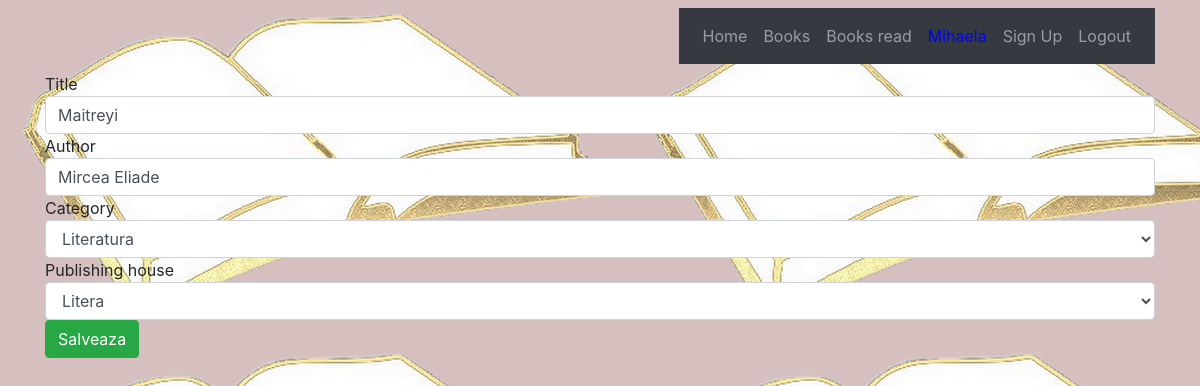
Screenshot of /book/edit_book/1/ (signed in) with the database file from the repository.
### catalog/models.py (models this page shows, shortened)
class Book(models.Model):
    category_choices = (('Literatura', 'Literatura'), ('Economie', 'Economie'),
                        ('Dezvoltare personala', 'Dezvoltare personala'),
                        ('Carti pentru copii', 'Carti pentru copii'))
    publishing_choices = (('Litera', 'Litera'), ('Nemira', 'Nemira'), ('Curtea Veche', 'Curtea veche'), ('RAO', 'RAO'))
    title = models.CharField(max_length=100)
    author = models.CharField(max_length=100)
    category = models.CharField(max_length=30, choices=category_choices)
    publishing_house =models.CharField(max_length=100, choices=publishing_choices)
    active = models.CharField(default=1, max_length=2)

### catalog/views.py (the view, shortened to what this page needs)
# urls.py: path('edit_book/<int:pk>/', views.UpdateBookView.as_view(), name="change"),
class UpdateBookView(LoginRequiredMixin, UpdateView):
    model = Book
    form_class = BooksForm
    template_name = 'catalog/catalog_form.html'
    def get_form_kwargs(self):
        kwargs = super(UpdateBookView, self).get_form_kwargs()
        kwargs.update({'pk':self.kwargs['pk']})
        return kwargs

### catalog/forms.py (shortened to what this page needs)
class BooksForm(forms.ModelForm):
    class Meta:
        model = Book
        fields = ['title', 'author', 'category', 'publishing_house']
        widgets = {
            'title': TextInput(attrs={'placeholder': 'Numele cartii', 'class':'form-control'}),
            'author': TextInput(attrs={'placeholder': 'Autorul cartii', 'class':'form-control'}),
            'category': Select(attrs={'class':'form-control'}),
            'publishing_house': Select(attrs={'class':'form-control'}),
        }
    def __init__(self, pk, *args, **kwargs):
        super(BooksForm, self).__init__(*args, **kwargs)
        self.pk = pk

### Templates/catalog/catalog_form.html (shortened to what this page needs)
{% extends 'base.html' %}
{% block content %}
    <form method="POST">
        {% for field in form %}
            {{ field.label}}
            {{ field }}
        {% endfor %}
    <button type="submit" class="btn btn-success">Salveaza</button>
    </form>
{% endblock %}

### Templates/base.html (shortened to what this page needs)
<!DOCTYPE html>
<html lang="en">
<head>
    {% load static %}
    <link rel="stylesheet" href="https://maxcdn.bootstrapcdn.com/bootstrap/4.0.0/css/bootstrap.min.css">
    <link href="{% static 'css/style.css' %}" rel="stylesheet">
</head>
<body class="about-us" style="background-image: url('../static/Pictures/05.png');background-color: #c4a2a2ad;">
<nav class="navbar navbar-expand-lg fixed-top navbar-transparent nav-down" color-on-scroll="200">
    <div class="container" >
            <div class="navbar navbar-expand-sm bg-dark navbar-dark">
            <ul class="navbar-nav">
                    <li class="nav-item">
                        <a href=" {% url 'catalog:home' %}" class="nav-link" >
                            Home
                        </a>
                    </li>
                    <li class="nav-item">
                        <a href="{% url 'catalog:home'%}" class="nav-link" >
                            Books
                        </a>
                    </li>
                   <li class="nav-item">
                        <a href="{% url 'catalog:read'%}" class="nav-link">
                            Books read
                        </a>
                    </li>
                    {% if request.user.is_authenticated == True %}
                    <li  class="nav-item">
                        <a href="{% url 'userprofile:update_profile' request.user.id %}" class="nav-link" style="color:blue;">{{request.user.first_name}} </a>
                    </li>
                    {% endif %}
                        <a href="{% url 'userprofile:new_account' %}" class="nav-link">
                            Sign Up
                        </a>
                    {% if request.user.is_authenticated == True %}
                    <li class="nav-item">
                        <a href="{% url 'logout' %}" class="nav-link">
                            Logout
                        </a>
                    </li>
                    {%  endif %}
            </ul>
            </div>
    </div>
</nav>
<div class="page-header page-header-small" >
    <div class="content-center">
        <div class="container">
            <br>
            <br>
            <br>
            {% block content %}
            {% endblock %}
        </div>
    </div>
</div>
</body>
</html>

### rows the page displays
Book: form "Maitreyi" "Mircea Eliade" "Literatura" "Litera"

### other values shown
{{ request.user.first_name }} "Mihaela"
{{ field.label }} "Title" "Author" "Category" "Publishing house"
